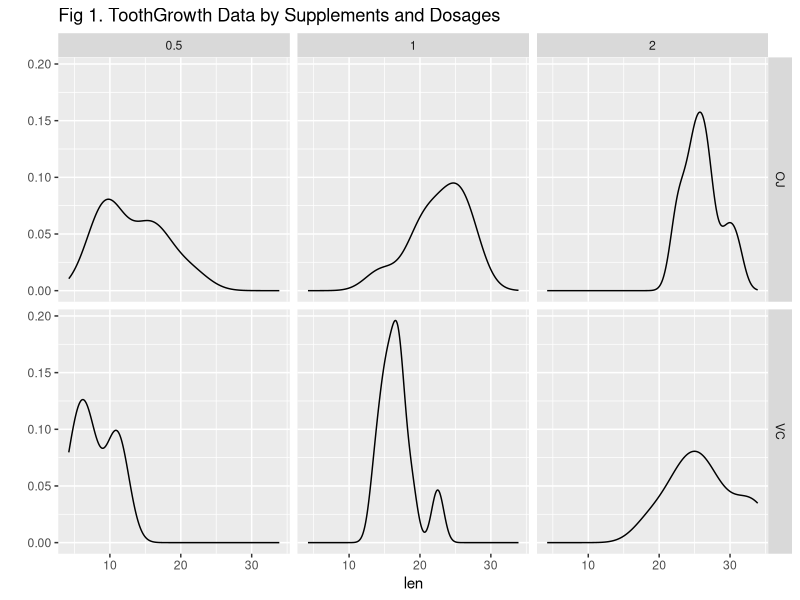

Source code (R): (Note: this script raises an error after producing the figure.)
## ---- chunk 1
# Load the ToothGrowth data 
data(ToothGrowth)
data <- data.frame(ToothGrowth)

# Display the overview structure of the ToothGrowth data
str(ToothGrowth)
## ---- chunk 2
# Calculate means of the data of each of 10 guinea pigs by supplements and dosages.
means <- aggregate(data$len, list(data$supp, data$dose), mean)
colnames(means) <- c ("supp", "dose", "mean_len")
means
## ---- chunk 3
library(ggplot2)
base <- qplot(x = len, data = data, facets = supp ~ dose, geom=c("density"))
base <- base + labs(title = "Fig 1. ToothGrowth Data by Supplements and Dosages")
print(base)
## ---- chunk 4
t.test(len ~ supp, paired=FALSE, data=data)
t.test(len ~ supp, paired=FALSE, data=data[data$dose == 0.5,])
t.test(len ~ supp, paired=FALSE, data=data[data$dose == 1,])
t.test(len ~ supp, paired=FALSE, data=data[data$dose == 2,])
## ---- chunk 5
# Use confidence intervals and/or hypothesis tests to compare tooth growth by supp and dose. (Only use the techniques from class, even if there's other approaches worth considering)
# State your conclusions and the assumptions needed for your conclusions. 
# Did the student perform some relevant confidence intervals and/or tests?
# Did the student describe the assumptions needed for their conclusions?
